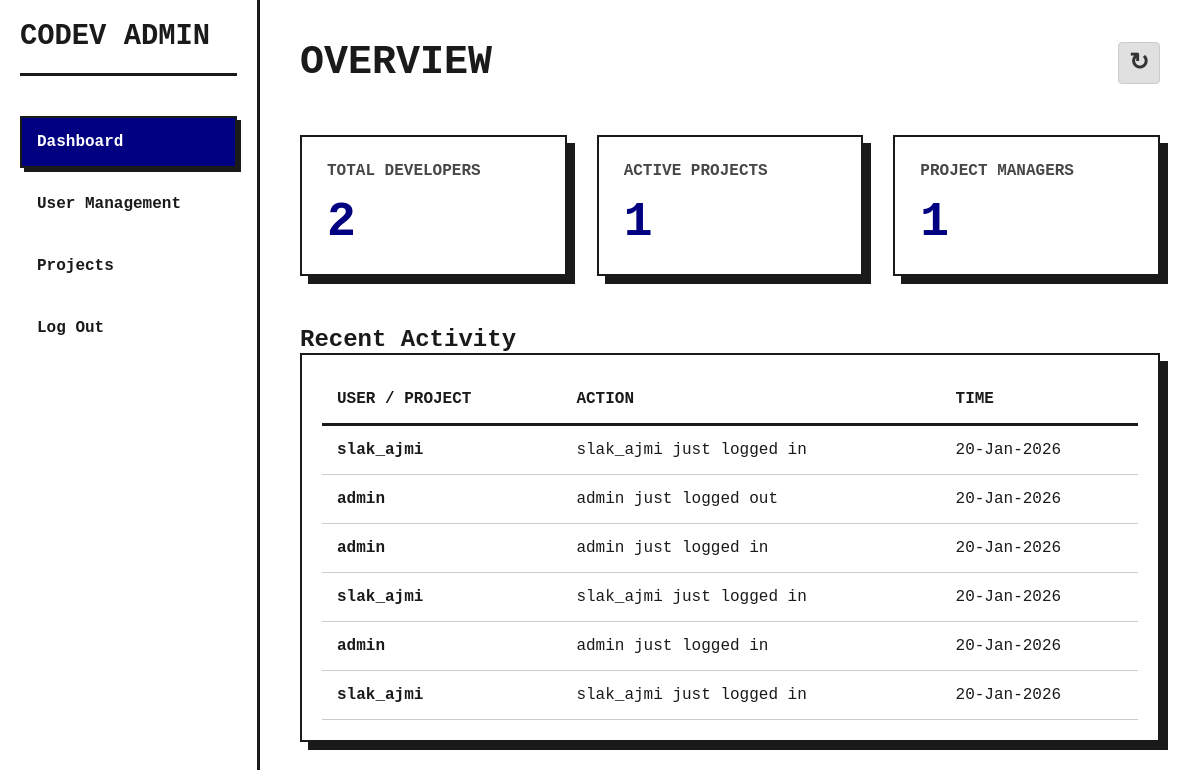
Before: /admin_dash.php (signed in) with the older database file.
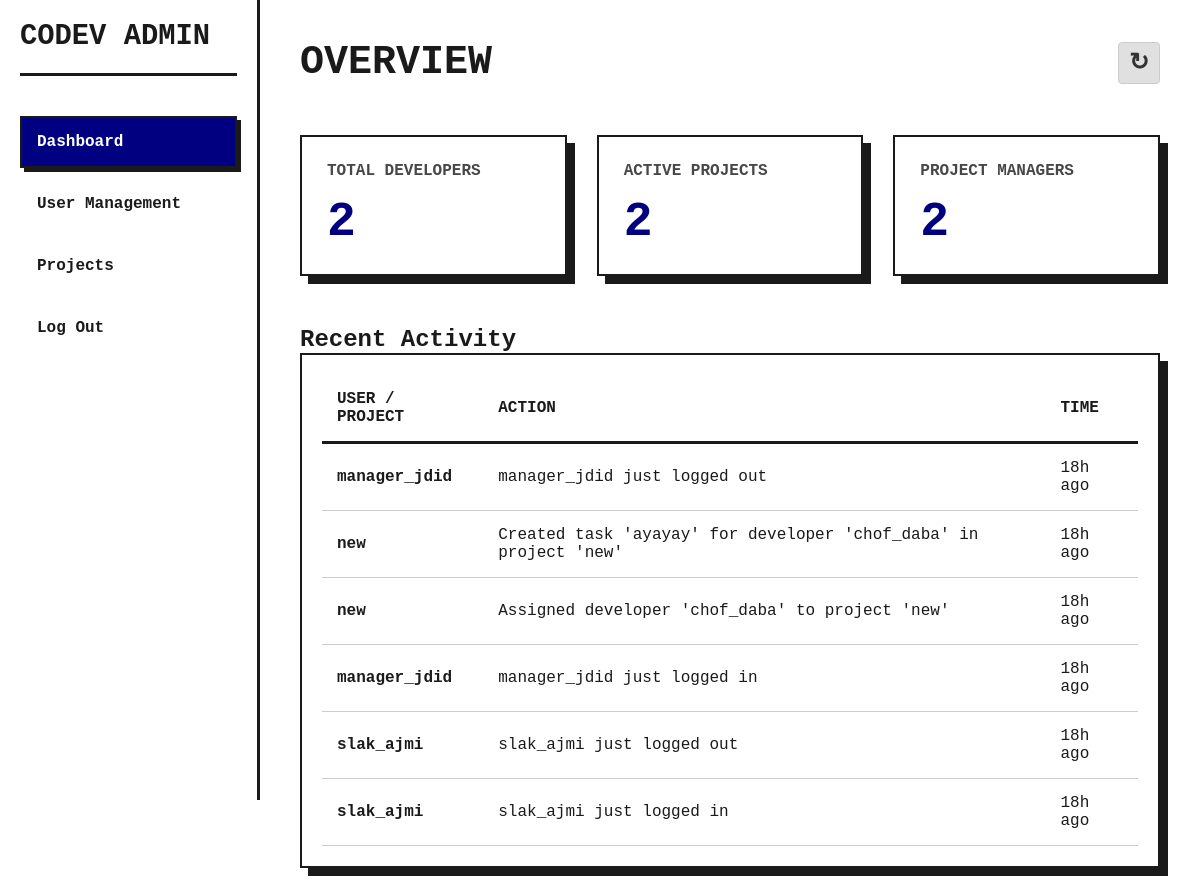
After: the same page with the newer database file.
### tables this page shows
CREATE TABLE activity_logs (
    id INTEGER PRIMARY KEY AUTOINCREMENT,
    action TEXT NOT NULL,       -- e.g., "Created new user"
    mol_laction TEXT NOT NULL,               -- e.g., "User: airkha"
    created_at DATETIME DEFAULT CURRENT_TIMESTAMP
);

### Includes/functions.php (called while the page is built, shortened)
<?php
    function get_db_connection(){
        $pdo = new PDO('sqlite:codev.db');
        return $pdo;
    }
    function get_count($pdo, $table, $condition){
        $stmt = $pdo->prepare("Select count(*) as count from $table where $condition");
        $stmt->execute();
        return $stmt->fetchColumn();
    }
    function get_logs($number){
        $pdo = get_db_connection();
        $stmt = $pdo->prepare("Select * from activity_logs order by created_at desc limit $number;");
        $response = $stmt->execute();
        return $stmt->fetchAll(PDO::FETCH_ASSOC);
    }
    function format_time_ago($datetime) {
        $now = new DateTime();
        $ago = new DateTime("@$datetime");
        $diff = $now->diff($ago);
        if ($diff->d > 0 || $diff->m > 0 || $diff->y > 0) {
            return $ago->format('j-M-Y');
        }
        if ($diff->h > 0) {
            return $diff->h . 'h ago';
        }
        return 'Just now';
    }
?>

### admin_tabs/home.php (the view)
<?php
    require "Includes/functions.php";
    $db = get_db_connection();
    $devs = get_count($db, "Users", "role = 'Developer'");
    $projects = get_count($db, "Projects", 1);
    $pms = get_count($db, "Users", "role = 'Project Manager'");
    $logs = get_logs(6);
?>
<div class="page-header" style="display: flex; justify-content: space-between; align-items: center; margin-bottom: 30px; padding-bottom: 20px;">
    <h1 class="header-title" style="margin: 0;">Overview</h1>
    <a href="?page=home" class="btn"
        style="background-color: #e0e0e0; color: #333; width: 42px; height: 42px; padding: 0; display: flex; align-items: center; justify-content: center; font-size: 1.5rem; text-decoration: none; border: 1px solid #ccc; border-radius: 4px;">
        &#x21bb;
    </a>
</div>
<div class="stats-grid">
    <div class="card">
        <h3>Total Developers</h3>
        <div class="number"><?= $devs ?></div>
    </div>
    <div class="card">
        <h3>Active Projects</h3>
        <div class="number"><?= $projects ?></div>
    </div>
    <div class="card">
        <h3>Project Managers</h3>
        <div class="number"><?= $pms ?></div>
    </div>
</div>
<div class="activity-section">
    <h2>Recent Activity</h2>
    <div class="table-container">
        <table>
            <thead>
                <tr>
                    <th>User / Project</th>
                    <th>Action</th>
                    <th>Time</th>
                </tr>
            </thead>
            <tbody>
                <?php
                    foreach ($logs as $log){
                        echo "<tr>
                        <td><strong>".$log['mol_laction']."</strong></td>
                        <td>".$log['action']."</td>
                        <td>".format_time_ago($log['created_at'])."</td>
                        </tr>";
                    }
                ?>
            </tbody>
        </table>
    </div>
</div>

Changed rows visible on the page:
no longer on this page (row unchanged): activity_logs: mol_laction "slak_ajmi", action "slak_ajmi just logged in", created_at "20-Jan-2026"
no longer on this page (row unchanged): activity_logs: mol_laction "admin", action "admin just logged out", created_at "20-Jan-2026"
no longer on this page (row unchanged): activity_logs: mol_laction "admin", action "admin just logged in", created_at "20-Jan-2026"
no longer on this page (row unchanged): activity_logs: mol_laction "slak_ajmi", action "slak_ajmi just logged in", created_at "20-Jan-2026"
no longer on this page (row unchanged): activity_logs: mol_laction "admin", action "admin just logged in", created_at "20-Jan-2026"
no longer on this page (row unchanged): activity_logs: mol_laction "slak_ajmi", action "slak_ajmi just logged in", created_at "20-Jan-2026"
added activity_logs: mol_laction "manager_jdid", action "manager_jdid just logged out", created_at "18h ago"
added activity_logs: mol_laction "new", action "Created task 'ayayay' for developer 'chof_daba' in project 'new'", created_at "18h ago"
added activity_logs: mol_laction "new", action "Assigned developer 'chof_daba' to project 'new'", created_at "18h ago"
added activity_logs: mol_laction "manager_jdid", action "manager_jdid just logged in", created_at "18h ago"
added activity_logs: mol_laction "slak_ajmi", action "slak_ajmi just logged out", created_at "18h ago"
added activity_logs: mol_laction "slak_ajmi", action "slak_ajmi just logged in", created_at "18h ago"
Other visible differences:
$projects: "1" → "2"
$pms: "1" → "2"
